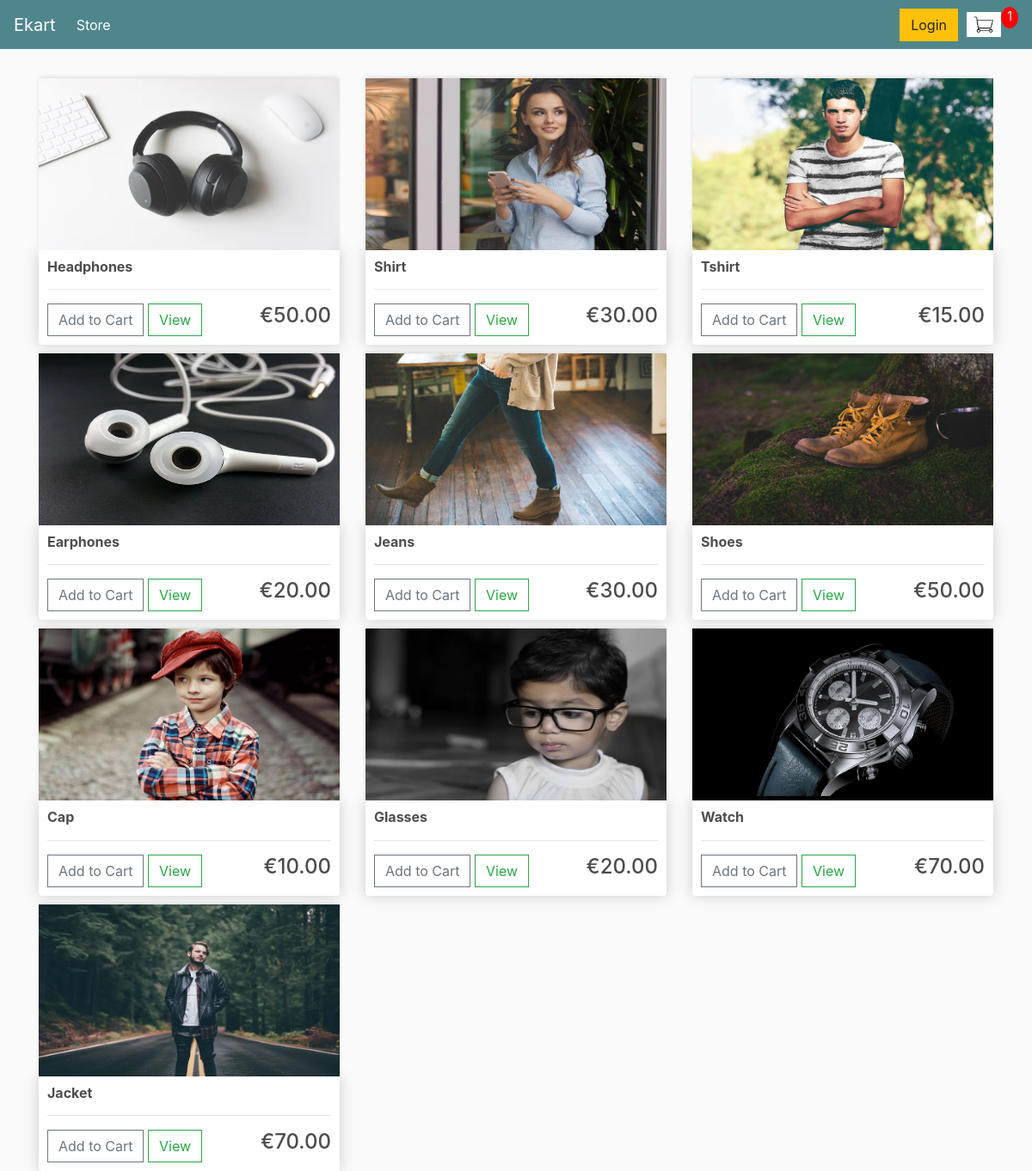
The app's page / (signed in) with its own data.
### forward/models.py (models this page shows, shortened)
class Product(models.Model):
	name = models.CharField(max_length=200)
	price = models.FloatField()
	digital = models.BooleanField(default=False,null=True, blank=True)
	image = models.ImageField(null=True, blank= True)
	@property
	def imageURL(self):
		try:
			url = self.image.url
		except:
			url = ''
		return url

### forward/views.py (the view)
# urls.py: path('', views.store, name='store'),
def store(request):
	if request.user.is_authenticated:
		customer = request.user.customer
		order, created = Order.objects.get_or_create(customer=customer, complete=False)
		items=order.orderitem_set.all()
		cartItems = order.get_cart_items
	else:
		items = []
		order = {"get_cart_total" :0, "get_cart_items":0}
		cartItems = order['get_cart_items']
	products= Product.objects.all()
	context={'products':products, 'cartItems':cartItems}
	return render(request, 'store/store.html', context)

### forward/models.py (called while the page is built)
	@property
	def get_cart_items(self):
		orderitems = self.orderitem_set.all()
		total = sum([item.quantity for item in orderitems])
		return total

### forward/templates/store/store.html
{% extends "store/main.html" %}
{% load static %}
{% block content %}
    <div class="row">
        {% for product in products %}
        <div class="col-lg-4">
            <img class="thumbnail" src="{{product.imageURL}}"></img>
            <div class="box-element product">
                <h6><strong>{{product.name}}</strong></h6>
                <hr>
                <button data-product={{product.id}} data-action="add" class="btn btn-outline-secondary add-btn update-cart">Add to Cart</button>
                <a class="btn btn-outline-success" href="#">View</a>
                <h4 style='display: inline-block; float: right'>€{{product.price|floatformat:2}}</h4>
            </div>
        </div>
        {% endfor %}
    </div>
{% endblock content %}

### static/css/main.css (style rules this page uses)
body { background-color: hsl(0, 0%, 98%); }
h1,h2,h3,h4,h5,h6 { color:hsl(0, 0%, 30%); }
.box-element { box-shadow:hsl(0, 0%, 80%) 0 0 16px; background-color: #fff; border-radius: 4px; padding: 10px; }
.thumbnail { width: 100%; height: 200px; -webkit-box-shadow: -1px -3px 5px -2px rgba(214,214,214,1); -moz-box-shadow: -1px -3px 5px -2px rgba(214,214,214,1); box-shadow: -1px -3px 5px -2px rgba(214,214,214,1); }
.product { border-radius: 0 0 4px 4px; }
.col-lg-4, .col-lg-6, .col-lg-8, .col-lg-12 { margin-top: 10px; }
.btn { border-radius: 0; }

### records on screen
Product: imageURL (picture), name "Headphones", price "50.00"
Product: imageURL (picture), name "Shirt", price "30.00"
Product: imageURL (picture), name "Tshirt", price "15.00"
Product: imageURL (picture), name "Earphones", price "20.00"
Product: imageURL (picture), name "Jeans", price "30.00"
Product: imageURL (picture), name "Shoes", price "50.00"
Product: imageURL (picture), name "Cap", price "10.00"
Product: imageURL (picture), name "Glasses", price "20.00"
Product: imageURL (picture), name "Watch", price "70.00"
Product: imageURL (picture), name "Jacket", price "70.00"

### other values on screen
{{ cartItems }} "1"
